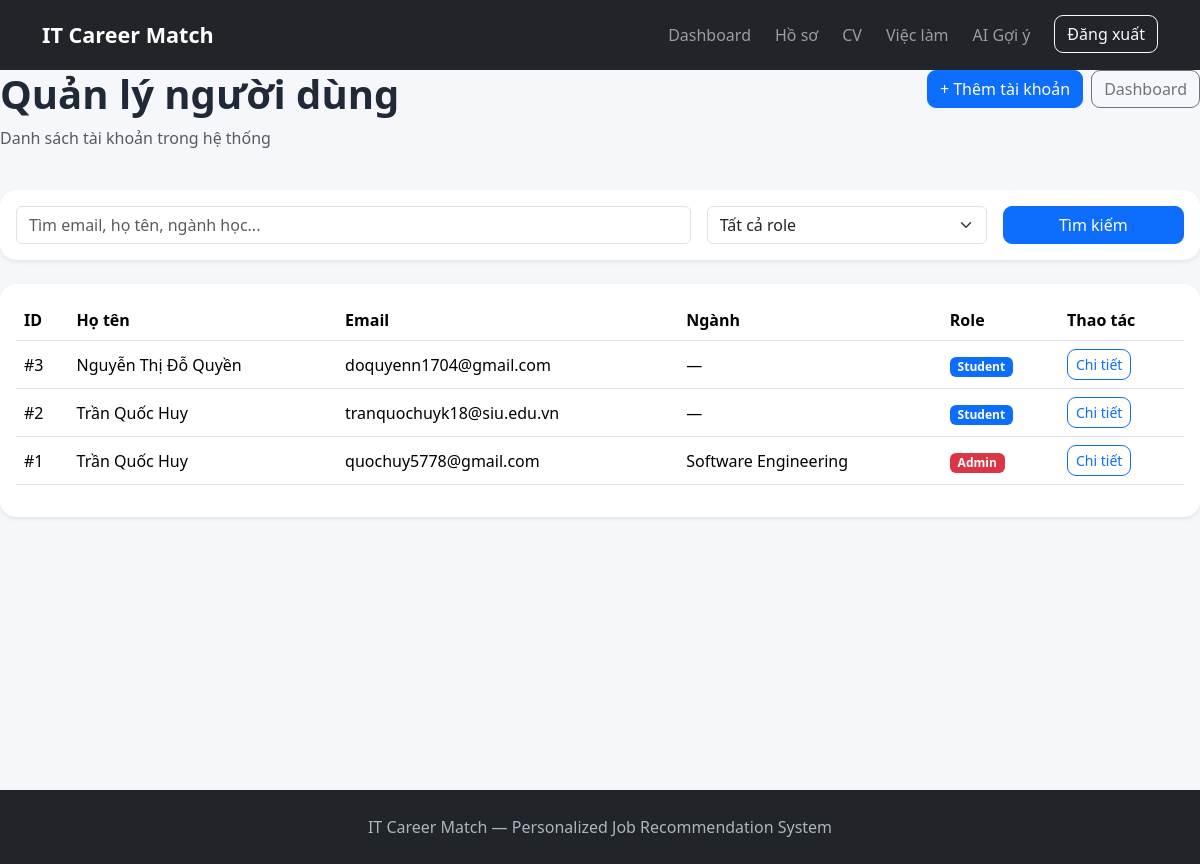
/admin/users (signed in), run on an earlier commit of the app's database.
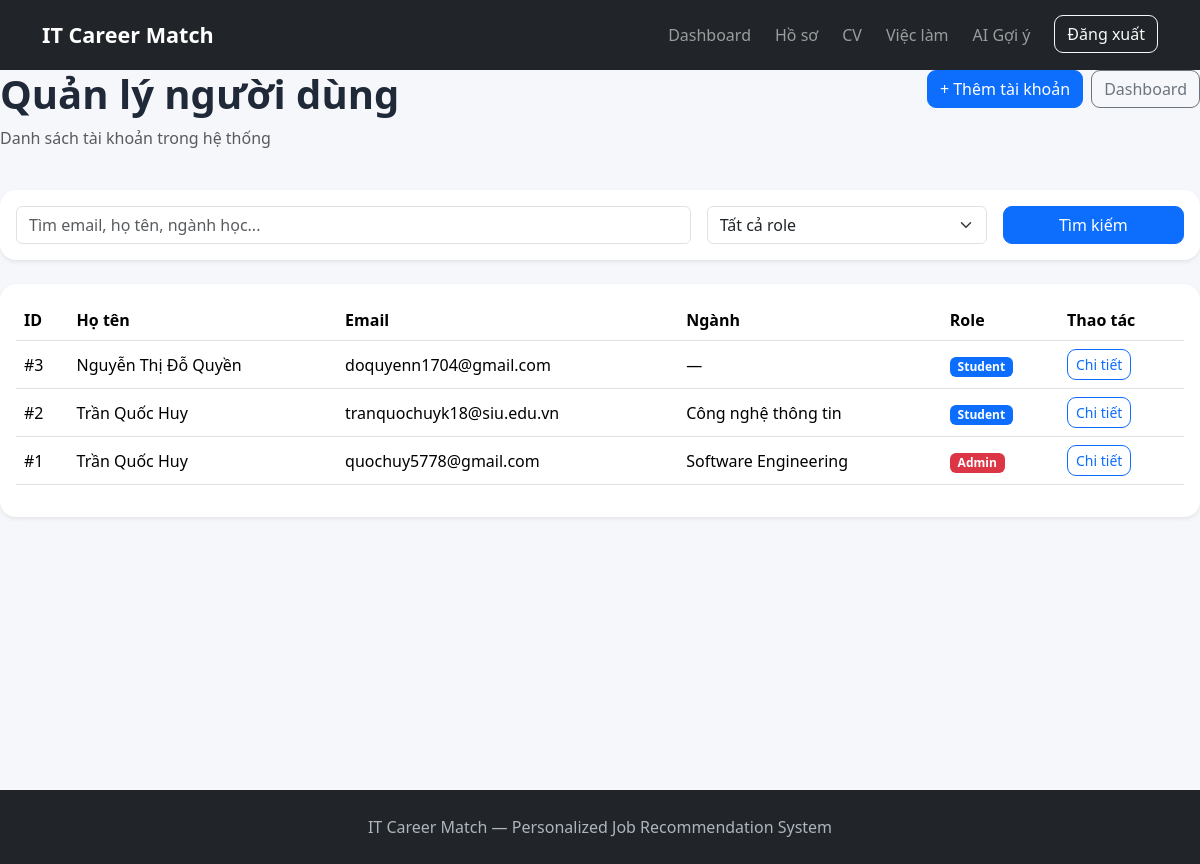
And on a later commit of the database.
### tables this page shows
CREATE TABLE student_profiles (
            profile_id INTEGER PRIMARY KEY AUTOINCREMENT,
            user_id INTEGER NOT NULL UNIQUE,
            full_name TEXT,
            date_of_birth TEXT,
            major TEXT,
            bio TEXT,
            avatar TEXT,

            FOREIGN KEY (user_id)
                REFERENCES users(user_id)
                ON DELETE CASCADE
        );

CREATE TABLE users (
            user_id INTEGER PRIMARY KEY AUTOINCREMENT,
            email TEXT NOT NULL UNIQUE,
            password TEXT NOT NULL,
            role TEXT NOT NULL DEFAULT 'student',
            created_at TIMESTAMP DEFAULT CURRENT_TIMESTAMP
        );

### app.py (the view, shortened to what this page needs)
@app.route("/admin/users")
def admin_users():
    if "user_id" not in session:
        return redirect(url_for("login"))
    if not is_admin():
        return "Bạn không có quyền truy cập.", 403
    keyword = request.args.get(
        "q",
        ""
    ).strip()
    role = request.args.get(
        "role",
        ""
    ).strip()
    connection = get_connection()
    sql = """
        SELECT
            u.user_id,
            u.email,
            u.role,
            u.created_at,
            p.full_name,
            p.major
        FROM users u
        LEFT JOIN student_profiles p
            ON u.user_id = p.user_id
        WHERE 1 = 1
    """
    params = []
    if role:
        sql += " AND u.role = ?"
        params.append(role)
    sql += " ORDER BY u.created_at DESC"
    users = connection.execute(
        sql,
        params
    ).fetchall()
    connection.close()
    return render_template(
        "admin/users.html",
        users=users,
        keyword=keyword,
        selected_role=role
    )

### app.py (called while the page is built)
def is_admin():
    return (
        "user_id" in session
        and session.get("role") == "admin"
    )

### database/database.py (called while the page is built)
def get_connection():
    connection = sqlite3.connect(DATABASE_PATH)
    connection.row_factory = sqlite3.Row
    connection.execute("PRAGMA foreign_keys = ON")
    return connection

### templates/admin/users.html (shortened to what the changed rows need)
{% extends "base.html" %}
{% block content %}
<div class="d-flex justify-content-between align-items-start mb-4">
    <div>
        <h1 class="fw-bold">
            Quản lý người dùng
        </h1>
    </div>
</div>
    <div class="card border-0 shadow-sm">
        <div class="card-body">
            <div class="table-responsive">
                <table class="table table-hover align-middle">
                    <thead>
                        <tr>
                            <th>ID</th>
                            <th>Họ tên</th>
                            <th>Email</th>
                            <th>Ngành</th>
                            <th>Role</th>
                            <th>Thao tác</th>
                        </tr>
                    </thead>
                    <tbody>
                        {% for user in users %}
                        <tr>
                            <td>
                                #{{ user.user_id }}
                            </td>
                            <td>
                                {{ user.full_name or "Chưa cập nhật" }}
                            </td>
                            <td>
                                {{ user.email }}
                            </td>
                            <td>
                                {{ user.major or "—" }}
                            </td>
                            <td>
                                {% if user.role == "admin" %}
                                <span class="badge bg-danger">
                                    Admin
                                </span>
                                {% else %}
                                <span class="badge bg-primary">
                                    Student
                                </span>
                                {% endif %}
                            </td>
                            <td>
                                <a
                                    href="{{ url_for(
                                        'admin_user_detail',
                                        user_id=user.user_id
                                    ) }}"
                                    class="btn btn-sm btn-outline-primary"
                                >
                                    Chi tiết
                                </a>
                            </td>
                        </tr>
                        {% endfor %}
                    </tbody>
                </table>
            </div>
        </div>
    </div>
{% endblock %}

What changed in the data, as far as the page shows it:
changed student_profiles "tranquochuyk18@siu.edu.vn": major "—" → "Công nghệ thông tin"
